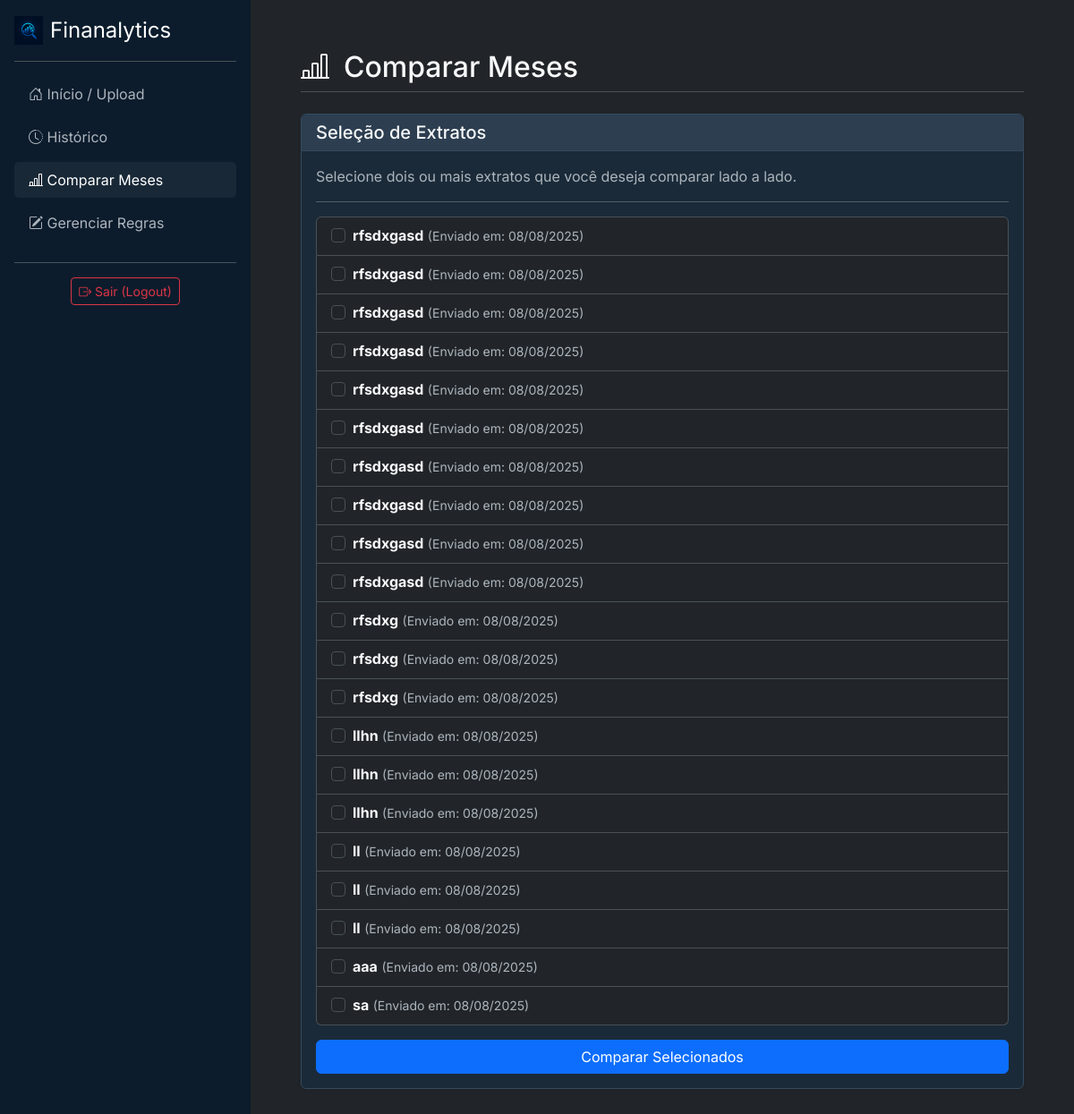
/comparar/ (signed in), run on an earlier commit of the app's database.
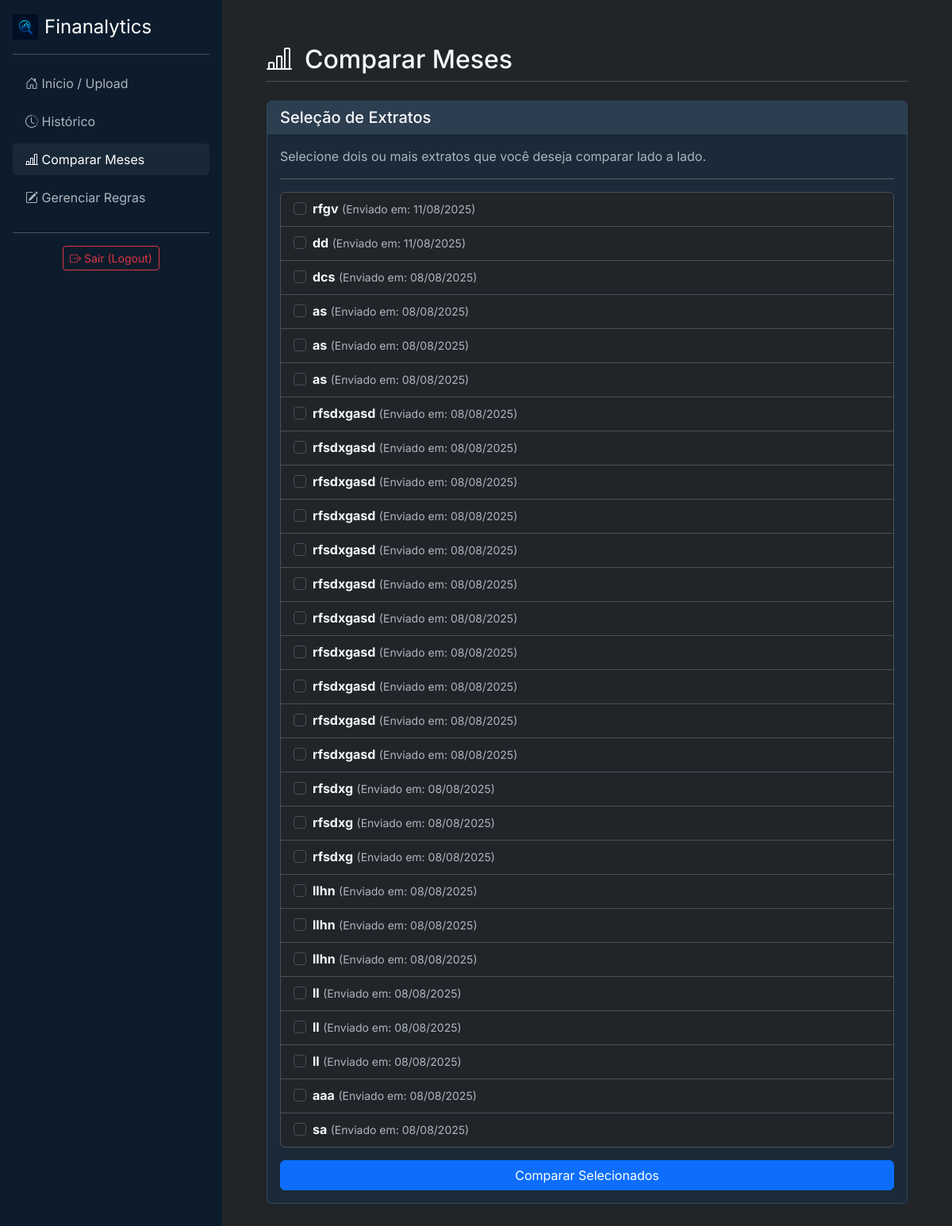
And on a later commit of the database.
### analisador/models.py (models this page shows, shortened)
class Extrato(models.Model):
    usuario = models.ForeignKey(User, on_delete=models.CASCADE)
    mes_referencia = models.CharField(max_length=50, help_text="Ex: Julho/2025")
    data_upload = models.DateTimeField(auto_now_add=True) # Salva a data do upload automaticamente

### analisador/views.py (the view, shortened to what this page needs)
# urls.py: path('comparar/', views.comparar_extratos, name='comparar'),
@login_required
def comparar_extratos(request):
    extratos = Extrato.objects.filter(usuario=request.user).order_by('-data_upload')
    contexto = {
        'extratos': extratos,
        'active_page': 'comparar'
    }
    return render(request, 'analisador/comparar.html', contexto)

### analisador/templates/analisador/comparar.html (shortened to what this page needs)
{% extends 'analisador/base.html' %}
{% block content %}
    <div class="d-flex justify-content-between align-items-center mb-4 pb-2 border-bottom">
        <h1 class="h2 mb-0"><i class="bi bi-bar-chart-line me-3"></i>Comparar Meses</h1>
    </div>
    <div class="card shadow-sm">
        <div class="card-header">
            <h5 class="card-title mb-0">Seleção de Extratos</h5>
        </div>
        <div class="card-body">
            <p class="card-text text-muted">Selecione dois ou mais extratos que você deseja comparar lado a lado.</p>
            <hr>
            <form method="POST">
                {% if extratos %}
                    <ul class="list-group mb-3">
                        {% for extrato in extratos %}
                            <li class="list-group-item">
                                <div class="form-check">
                                    <input class="form-check-input" type="checkbox" name="extratos_selecionados" value="{{ extrato.id }}" id="extrato-{{ extrato.id }}">
                                    <label class="form-check-label" for="extrato-{{ extrato.id }}">
                                        <strong>{{ extrato.mes_referencia }}</strong>
                                        <small class="text-muted">(Enviado em: {{ extrato.data_upload|date:"d/m/Y" }})</small>
                                    </label>
                                </div>
                            </li>
                        {% endfor %}
                    </ul>
                    <button type="submit" class="btn btn-primary w-100">Comparar Selecionados</button>
                {% else %}
                    <p class="text-center text-muted">Você precisa ter pelo menos dois extratos enviados para poder comparar. <a href="{% url 'home' %}">Faça um novo upload</a>.</p>
                {% endif %}
            </form>
        </div>
    </div>
{% endblock %}

What changed in the data, as far as the page shows it:
added Extrato: mes_referencia "rfgv", data_upload "11/08/2025"
added Extrato: mes_referencia "dd", data_upload "11/08/2025"
added Extrato: mes_referencia "dcs", data_upload "08/08/2025"
added Extrato: mes_referencia "as", data_upload "08/08/2025"
added Extrato: mes_referencia "as", data_upload "08/08/2025"
added Extrato: mes_referencia "as", data_upload "08/08/2025"
added Extrato: mes_referencia "rfsdxgasd", data_upload "08/08/2025"
